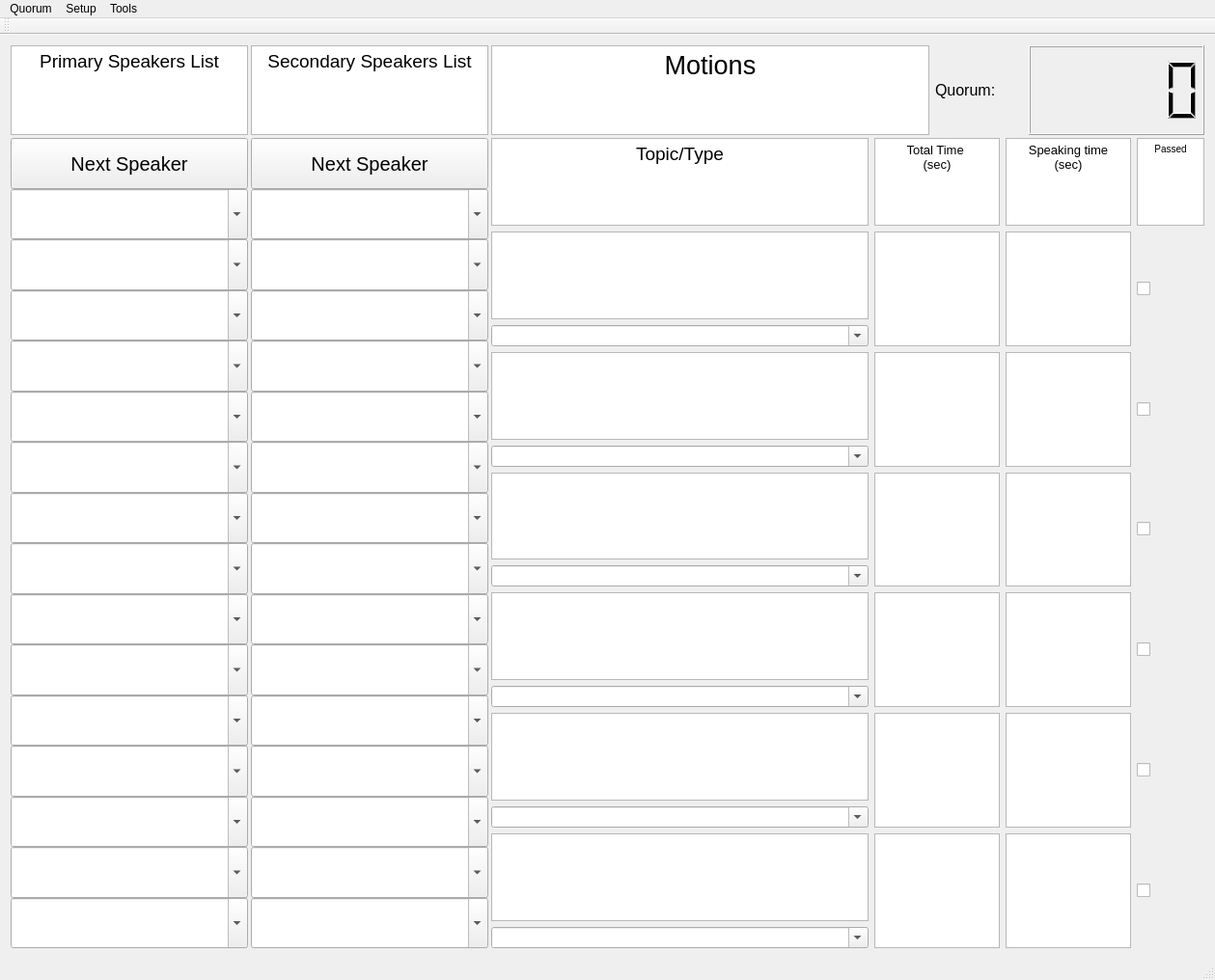
<?xml version="1.0" encoding="UTF-8"?>
<ui version="4.0">
 <class>MainWindow</class>
 <widget class="QMainWindow" name="MainWindow">
  <property name="geometry">
   <rect>
    <x>0</x>
    <y>0</y>
    <width>1259</width>
    <height>1016</height>
   </rect>
  </property>
  <property name="windowTitle">
   <string>MainWindow</string>
  </property>
  <widget class="QWidget" name="centralWidget">
   <layout class="QGridLayout" name="gridLayout_2">
    <item row="0" column="0">
     <layout class="QGridLayout" name="gridLayout" rowstretch="1,9" columnstretch="1,1,0,0,3">
      <property name="spacing">
       <number>3</number>
      </property>
      <item row="0" column="0">
       <widget class="QTextBrowser" name="textBrowser">
        <property name="html">
         <string>&lt;!DOCTYPE HTML PUBLIC &quot;-//W3C//DTD HTML 4.0//EN&quot; &quot;http://www.w3.org/TR/REC-html40/strict.dtd&quot;&gt;
&lt;html&gt;&lt;head&gt;&lt;meta name=&quot;qrichtext&quot; content=&quot;1&quot; /&gt;&lt;style type=&quot;text/css&quot;&gt;
p, li { white-space: pre-wrap; }
&lt;/style&gt;&lt;/head&gt;&lt;body style=&quot; font-family:'MS Shell Dlg 2'; font-size:7.8pt; font-weight:400; font-style:normal;&quot;&gt;
&lt;p align=&quot;center&quot; style=&quot; margin-top:0px; margin-bottom:0px; margin-left:0px; margin-right:0px; -qt-block-indent:0; text-indent:0px;&quot;&gt;&lt;span style=&quot; font-size:14pt;&quot;&gt;Primary Speakers List&lt;/span&gt;&lt;/p&gt;&lt;/body&gt;&lt;/html&gt;</string>
        </property>
       </widget>
      </item>
      <item row="0" column="1">
       <widget class="QTextBrowser" name="textBrowser_2">
        <property name="sizeAdjustPolicy">
         <enum>QAbstractScrollArea::AdjustIgnored</enum>
        </property>
        <property name="html">
         <string>&lt;!DOCTYPE HTML PUBLIC &quot;-//W3C//DTD HTML 4.0//EN&quot; &quot;http://www.w3.org/TR/REC-html40/strict.dtd&quot;&gt;
&lt;html&gt;&lt;head&gt;&lt;meta name=&quot;qrichtext&quot; content=&quot;1&quot; /&gt;&lt;style type=&quot;text/css&quot;&gt;
p, li { white-space: pre-wrap; }
&lt;/style&gt;&lt;/head&gt;&lt;body style=&quot; font-family:'MS Shell Dlg 2'; font-size:7.8pt; font-weight:400; font-style:normal;&quot;&gt;
&lt;p align=&quot;center&quot; style=&quot; margin-top:0px; margin-bottom:0px; margin-left:0px; margin-right:0px; -qt-block-indent:0; text-indent:0px;&quot;&gt;&lt;span style=&quot; font-size:14pt;&quot;&gt;Secondary Speakers List&lt;/span&gt;&lt;/p&gt;&lt;/body&gt;&lt;/html&gt;</string>
        </property>
       </widget>
      </item>
      <item row="1" column="4">
       <layout class="QGridLayout" name="gridLayout_3" columnstretch="6,2,2,1">
        <item row="5" column="3">
         <widget class="QCheckBox" name="checkBox_5">
          <property name="text">
           <string/>
          </property>
         </widget>
        </item>
        <item row="0" column="3">
         <widget class="QTextBrowser" name="textBrowser_7">
          <property name="html">
           <string>&lt;!DOCTYPE HTML PUBLIC &quot;-//W3C//DTD HTML 4.0//EN&quot; &quot;http://www.w3.org/TR/REC-html40/strict.dtd&quot;&gt;
&lt;html&gt;&lt;head&gt;&lt;meta name=&quot;qrichtext&quot; content=&quot;1&quot; /&gt;&lt;style type=&quot;text/css&quot;&gt;
p, li { white-space: pre-wrap; }
&lt;/style&gt;&lt;/head&gt;&lt;body style=&quot; font-family:'MS Shell Dlg 2'; font-size:7.8pt; font-weight:400; font-style:normal;&quot;&gt;
&lt;p align=&quot;center&quot; style=&quot; margin-top:0px; margin-bottom:0px; margin-left:0px; margin-right:0px; -qt-block-indent:0; text-indent:0px;&quot;&gt;Passed&lt;/p&gt;&lt;/body&gt;&lt;/html&gt;</string>
          </property>
         </widget>
        </item>
        <item row="2" column="1">
         <widget class="QTextEdit" name="textEdit_7">
          <property name="font">
           <font>
            <pointsize>20</pointsize>
           </font>
          </property>
         </widget>
        </item>
        <item row="1" column="2">
         <widget class="QTextEdit" name="textEdit_5">
          <property name="font">
           <font>
            <pointsize>20</pointsize>
           </font>
          </property>
         </widget>
        </item>
        <item row="3" column="1">
         <widget class="QTextEdit" name="textEdit_13">
          <property name="font">
           <font>
            <pointsize>20</pointsize>
           </font>
          </property>
         </widget>
        </item>
        <item row="0" column="2">
         <widget class="QTextBrowser" name="textBrowser_6">
          <property name="html">
           <string>&lt;!DOCTYPE HTML PUBLIC &quot;-//W3C//DTD HTML 4.0//EN&quot; &quot;http://www.w3.org/TR/REC-html40/strict.dtd&quot;&gt;
&lt;html&gt;&lt;head&gt;&lt;meta name=&quot;qrichtext&quot; content=&quot;1&quot; /&gt;&lt;style type=&quot;text/css&quot;&gt;
p, li { white-space: pre-wrap; }
&lt;/style&gt;&lt;/head&gt;&lt;body style=&quot; font-family:'MS Shell Dlg 2'; font-size:7.8pt; font-weight:400; font-style:normal;&quot;&gt;
&lt;p align=&quot;center&quot; style=&quot; margin-top:0px; margin-bottom:0px; margin-left:0px; margin-right:0px; -qt-block-indent:0; text-indent:0px;&quot;&gt;&lt;span style=&quot; font-size:10pt;&quot;&gt;Speaking time&lt;/span&gt;&lt;/p&gt;
&lt;p align=&quot;center&quot; style=&quot; margin-top:0px; margin-bottom:0px; margin-left:0px; margin-right:0px; -qt-block-indent:0; text-indent:0px;&quot;&gt;&lt;span style=&quot; font-size:10pt;&quot;&gt;(sec)&lt;/span&gt;&lt;/p&gt;&lt;/body&gt;&lt;/html&gt;</string>
          </property>
         </widget>
        </item>
        <item row="3" column="2">
         <widget class="QTextEdit" name="textEdit_14">
          <property name="font">
           <font>
            <pointsize>20</pointsize>
           </font>
          </property>
         </widget>
        </item>
        <item row="5" column="1">
         <widget class="QTextEdit" name="textEdit_17">
          <property name="font">
           <font>
            <pointsize>20</pointsize>
           </font>
          </property>
         </widget>
        </item>
        <item row="6" column="2">
         <widget class="QTextEdit" name="textEdit_20">
          <property name="font">
           <font>
            <pointsize>20</pointsize>
           </font>
          </property>
         </widget>
        </item>
        <item row="1" column="1">
         <widget class="QTextEdit" name="textEdit_4">
          <property name="font">
           <font>
            <pointsize>20</pointsize>
           </font>
          </property>
         </widget>
        </item>
        <item row="6" column="1">
         <widget class="QTextEdit" name="textEdit_19">
          <property name="font">
           <font>
            <pointsize>20</pointsize>
           </font>
          </property>
         </widget>
        </item>
        <item row="0" column="1">
         <widget class="QTextBrowser" name="textBrowser_5">
          <property name="html">
           <string>&lt;!DOCTYPE HTML PUBLIC &quot;-//W3C//DTD HTML 4.0//EN&quot; &quot;http://www.w3.org/TR/REC-html40/strict.dtd&quot;&gt;
&lt;html&gt;&lt;head&gt;&lt;meta name=&quot;qrichtext&quot; content=&quot;1&quot; /&gt;&lt;style type=&quot;text/css&quot;&gt;
p, li { white-space: pre-wrap; }
&lt;/style&gt;&lt;/head&gt;&lt;body style=&quot; font-family:'MS Shell Dlg 2'; font-size:7.8pt; font-weight:400; font-style:normal;&quot;&gt;
&lt;p align=&quot;center&quot; style=&quot; margin-top:0px; margin-bottom:0px; margin-left:0px; margin-right:0px; -qt-block-indent:0; text-indent:0px;&quot;&gt;&lt;span style=&quot; font-size:10pt;&quot;&gt;Total Time &lt;/span&gt;&lt;/p&gt;
&lt;p align=&quot;center&quot; style=&quot; margin-top:0px; margin-bottom:0px; margin-left:0px; margin-right:0px; -qt-block-indent:0; text-indent:0px;&quot;&gt;&lt;span style=&quot; font-size:10pt;&quot;&gt;(sec)&lt;/span&gt;&lt;/p&gt;&lt;/body&gt;&lt;/html&gt;</string>
          </property>
         </widget>
        </item>
        <item row="0" column="0">
         <widget class="QTextBrowser" name="textBrowser_4">
          <property name="html">
           <string>&lt;!DOCTYPE HTML PUBLIC &quot;-//W3C//DTD HTML 4.0//EN&quot; &quot;http://www.w3.org/TR/REC-html40/strict.dtd&quot;&gt;
&lt;html&gt;&lt;head&gt;&lt;meta name=&quot;qrichtext&quot; content=&quot;1&quot; /&gt;&lt;style type=&quot;text/css&quot;&gt;
p, li { white-space: pre-wrap; }
&lt;/style&gt;&lt;/head&gt;&lt;body style=&quot; font-family:'MS Shell Dlg 2'; font-size:7.8pt; font-weight:400; font-style:normal;&quot;&gt;
&lt;p align=&quot;center&quot; style=&quot; margin-top:0px; margin-bottom:0px; margin-left:0px; margin-right:0px; -qt-block-indent:0; text-indent:0px;&quot;&gt;&lt;span style=&quot; font-size:14pt;&quot;&gt;Topic/Type&lt;/span&gt;&lt;/p&gt;
&lt;p align=&quot;center&quot; style=&quot;-qt-paragraph-type:empty; margin-top:0px; margin-bottom:0px; margin-left:0px; margin-right:0px; -qt-block-indent:0; text-indent:0px; font-size:14pt;&quot;&gt;&lt;br /&gt;&lt;/p&gt;&lt;/body&gt;&lt;/html&gt;</string>
          </property>
         </widget>
        </item>
        <item row="4" column="2">
         <widget class="QTextEdit" name="textEdit_16">
          <property name="font">
           <font>
            <pointsize>20</pointsize>
           </font>
          </property>
         </widget>
        </item>
        <item row="5" column="2">
         <widget class="QTextEdit" name="textEdit_18">
          <property name="font">
           <font>
            <pointsize>20</pointsize>
           </font>
          </property>
         </widget>
        </item>
        <item row="4" column="1">
         <widget class="QTextEdit" name="textEdit_15">
          <property name="font">
           <font>
            <pointsize>20</pointsize>
           </font>
          </property>
         </widget>
        </item>
        <item row="1" column="3">
         <widget class="QCheckBox" name="checkBox">
          <property name="styleSheet">
           <string notr="true">QCheckBox::indicator:checked:hover
  {
    image: url(:/Images/checked active.png);
  }
  QCheckBox::indicator:unchecked:hover
  {
    image: url(:/Images/unchecked active.png);
  }
  QCheckBox::indicator:checked:pressed
  {
    image: url(:/Images/checked active.png);
  }
  QCheckBox::indicator:unchecked:pressed
  {
    image: url(:/Images/unchecked active.png);
  }
  QCheckBox::indicator:checked:disabled
  {
    image: url(:/Images/checked.png);
  }
 QCheckBox::indicator:unchecked:disabled
  {
    image: url(:/Images/unchecked.png);
  }</string>
          </property>
          <property name="text">
           <string notr="true"/>
          </property>
          <property name="icon">
           <iconset resource="resources.qrc">
            <normaloff>:/Images/blue.png</normaloff>
            <normalon>:/Images/checked active.png</normalon>
            <disabledoff>../../../Pictures/Flight Simulator X Files/2017-12-21_15-6-39-38.BMP</disabledoff>
            <disabledon>:/Images/checked.png</disabledon>
            <activeoff>../unchecked active.png</activeoff>
            <activeon>../checked active.png</activeon>
            <selectedoff>:/Images/unchecked active.png</selectedoff>
            <selectedon>:/Images/checked active.png</selectedon>:/Images/blue.png</iconset>
          </property>
          <property name="iconSize">
           <size>
            <width>1</width>
            <height>1</height>
           </size>
          </property>
         </widget>
        </item>
        <item row="4" column="3">
         <widget class="QCheckBox" name="checkBox_4">
          <property name="text">
           <string/>
          </property>
         </widget>
        </item>
        <item row="2" column="3">
         <widget class="QCheckBox" name="checkBox_2">
          <property name="text">
           <string/>
          </property>
         </widget>
        </item>
        <item row="6" column="3">
         <widget class="QCheckBox" name="checkBox_6">
          <property name="text">
           <string/>
          </property>
         </widget>
        </item>
        <item row="3" column="3">
         <widget class="QCheckBox" name="checkBox_3">
          <property name="text">
           <string/>
          </property>
         </widget>
        </item>
        <item row="2" column="2">
         <widget class="QTextEdit" name="textEdit_8">
          <property name="font">
           <font>
            <pointsize>20</pointsize>
           </font>
          </property>
         </widget>
        </item>
        <item row="1" column="0">
         <layout class="QVBoxLayout" name="verticalLayout_3">
          <item>
           <widget class="QTextEdit" name="textEdit">
            <property name="font">
             <font>
              <pointsize>12</pointsize>
             </font>
            </property>
           </widget>
          </item>
          <item>
           <widget class="QComboBox" name="comboBox_31">
            <property name="sizePolicy">
             <sizepolicy hsizetype="Preferred" vsizetype="Minimum">
              <horstretch>0</horstretch>
              <verstretch>0</verstretch>
             </sizepolicy>
            </property>
            <property name="editable">
             <bool>true</bool>
            </property>
           </widget>
          </item>
         </layout>
        </item>
        <item row="2" column="0">
         <layout class="QVBoxLayout" name="verticalLayout_4">
          <item>
           <widget class="QTextEdit" name="textEdit_2">
            <property name="font">
             <font>
              <pointsize>12</pointsize>
             </font>
            </property>
           </widget>
          </item>
          <item>
           <widget class="QComboBox" name="comboBox_35">
            <property name="sizePolicy">
             <sizepolicy hsizetype="Preferred" vsizetype="Minimum">
              <horstretch>0</horstretch>
              <verstretch>0</verstretch>
             </sizepolicy>
            </property>
            <property name="editable">
             <bool>true</bool>
            </property>
           </widget>
          </item>
         </layout>
        </item>
        <item row="3" column="0">
         <layout class="QVBoxLayout" name="verticalLayout_5" stretch="0,0">
          <item>
           <widget class="QTextEdit" name="textEdit_3">
            <property name="font">
             <font>
              <pointsize>12</pointsize>
             </font>
            </property>
           </widget>
          </item>
          <item>
           <widget class="QComboBox" name="comboBox_34">
            <property name="sizePolicy">
             <sizepolicy hsizetype="Preferred" vsizetype="Minimum">
              <horstretch>0</horstretch>
              <verstretch>0</verstretch>
             </sizepolicy>
            </property>
            <property name="editable">
             <bool>true</bool>
            </property>
           </widget>
          </item>
         </layout>
        </item>
        <item row="4" column="0">
         <layout class="QVBoxLayout" name="verticalLayout_6">
          <item>
           <widget class="QTextEdit" name="textEdit_6">
            <property name="font">
             <font>
              <pointsize>12</pointsize>
             </font>
            </property>
           </widget>
          </item>
          <item>
           <widget class="QComboBox" name="comboBox_36">
            <property name="sizePolicy">
             <sizepolicy hsizetype="Preferred" vsizetype="Minimum">
              <horstretch>0</horstretch>
              <verstretch>0</verstretch>
             </sizepolicy>
            </property>
            <property name="editable">
             <bool>true</bool>
            </property>
           </widget>
          </item>
         </layout>
        </item>
        <item row="5" column="0">
         <layout class="QVBoxLayout" name="verticalLayout_7">
          <item>
           <widget class="QTextEdit" name="textEdit_9">
            <property name="font">
             <font>
              <pointsize>12</pointsize>
             </font>
            </property>
           </widget>
          </item>
          <item>
           <widget class="QComboBox" name="comboBox_33">
            <property name="sizePolicy">
             <sizepolicy hsizetype="Preferred" vsizetype="Minimum">
              <horstretch>0</horstretch>
              <verstretch>0</verstretch>
             </sizepolicy>
            </property>
            <property name="editable">
             <bool>true</bool>
            </property>
           </widget>
          </item>
         </layout>
        </item>
        <item row="6" column="0">
         <layout class="QVBoxLayout" name="verticalLayout_8">
          <item>
           <widget class="QTextEdit" name="textEdit_10">
            <property name="font">
             <font>
              <pointsize>12</pointsize>
             </font>
            </property>
           </widget>
          </item>
          <item>
           <widget class="QComboBox" name="comboBox_32">
            <property name="sizePolicy">
             <sizepolicy hsizetype="Preferred" vsizetype="Minimum">
              <horstretch>0</horstretch>
              <verstretch>0</verstretch>
             </sizepolicy>
            </property>
            <property name="editable">
             <bool>true</bool>
            </property>
           </widget>
          </item>
         </layout>
        </item>
       </layout>
      </item>
      <item row="1" column="0">
       <layout class="QVBoxLayout" name="verticalLayout" stretch="1,1,1,1,1,1,1,1,1,1,1,1,1,1,1,1">
        <property name="spacing">
         <number>0</number>
        </property>
        <item>
         <widget class="QPushButton" name="pushButton">
          <property name="sizePolicy">
           <sizepolicy hsizetype="Minimum" vsizetype="Minimum">
            <horstretch>0</horstretch>
            <verstretch>0</verstretch>
           </sizepolicy>
          </property>
          <property name="font">
           <font>
            <pointsize>15</pointsize>
           </font>
          </property>
          <property name="text">
           <string>Next Speaker</string>
          </property>
         </widget>
        </item>
        <item>
         <widget class="QComboBox" name="comboBox_8">
          <property name="sizePolicy">
           <sizepolicy hsizetype="Preferred" vsizetype="Minimum">
            <horstretch>0</horstretch>
            <verstretch>0</verstretch>
           </sizepolicy>
          </property>
          <property name="font">
           <font>
            <pointsize>15</pointsize>
           </font>
          </property>
          <property name="editable">
           <bool>true</bool>
          </property>
         </widget>
        </item>
        <item>
         <widget class="QComboBox" name="comboBox_14">
          <property name="sizePolicy">
           <sizepolicy hsizetype="Preferred" vsizetype="Minimum">
            <horstretch>0</horstretch>
            <verstretch>0</verstretch>
           </sizepolicy>
          </property>
          <property name="font">
           <font>
            <pointsize>15</pointsize>
           </font>
          </property>
          <property name="editable">
           <bool>true</bool>
          </property>
         </widget>
        </item>
        <item>
         <widget class="QComboBox" name="comboBox_13">
          <property name="sizePolicy">
           <sizepolicy hsizetype="Preferred" vsizetype="Minimum">
            <horstretch>0</horstretch>
            <verstretch>0</verstretch>
           </sizepolicy>
          </property>
          <property name="font">
           <font>
            <pointsize>15</pointsize>
           </font>
          </property>
          <property name="editable">
           <bool>true</bool>
          </property>
         </widget>
        </item>
        <item>
         <widget class="QComboBox" name="comboBox_15">
          <property name="sizePolicy">
           <sizepolicy hsizetype="Preferred" vsizetype="Minimum">
            <horstretch>0</horstretch>
            <verstretch>0</verstretch>
           </sizepolicy>
          </property>
          <property name="font">
           <font>
            <pointsize>15</pointsize>
           </font>
          </property>
          <property name="editable">
           <bool>true</bool>
          </property>
         </widget>
        </item>
        <item>
         <widget class="QComboBox" name="comboBox_12">
          <property name="sizePolicy">
           <sizepolicy hsizetype="Preferred" vsizetype="Minimum">
            <horstretch>0</horstretch>
            <verstretch>0</verstretch>
           </sizepolicy>
          </property>
          <property name="font">
           <font>
            <pointsize>15</pointsize>
           </font>
          </property>
          <property name="editable">
           <bool>true</bool>
          </property>
         </widget>
        </item>
        <item>
         <widget class="QComboBox" name="comboBox_11">
          <property name="sizePolicy">
           <sizepolicy hsizetype="Preferred" vsizetype="Minimum">
            <horstretch>0</horstretch>
            <verstretch>0</verstretch>
           </sizepolicy>
          </property>
          <property name="font">
           <font>
            <pointsize>15</pointsize>
           </font>
          </property>
          <property name="editable">
           <bool>true</bool>
          </property>
         </widget>
        </item>
        <item>
         <widget class="QComboBox" name="comboBox_10">
          <property name="sizePolicy">
           <sizepolicy hsizetype="Preferred" vsizetype="Minimum">
            <horstretch>0</horstretch>
            <verstretch>0</verstretch>
           </sizepolicy>
          </property>
          <property name="font">
           <font>
            <pointsize>15</pointsize>
           </font>
          </property>
          <property name="editable">
           <bool>true</bool>
          </property>
         </widget>
        </item>
        <item>
         <widget class="QComboBox" name="comboBox_9">
          <property name="sizePolicy">
           <sizepolicy hsizetype="Preferred" vsizetype="Minimum">
            <horstretch>0</horstretch>
            <verstretch>0</verstretch>
           </sizepolicy>
          </property>
          <property name="font">
           <font>
            <pointsize>15</pointsize>
           </font>
          </property>
          <property name="editable">
           <bool>true</bool>
          </property>
         </widget>
        </item>
        <item>
         <widget class="QComboBox" name="comboBox_7">
          <property name="sizePolicy">
           <sizepolicy hsizetype="Preferred" vsizetype="Minimum">
            <horstretch>0</horstretch>
            <verstretch>0</verstretch>
           </sizepolicy>
          </property>
          <property name="font">
           <font>
            <pointsize>15</pointsize>
           </font>
          </property>
          <property name="editable">
           <bool>true</bool>
          </property>
         </widget>
        </item>
        <item>
         <widget class="QComboBox" name="comboBox_6">
          <property name="sizePolicy">
           <sizepolicy hsizetype="Preferred" vsizetype="Minimum">
            <horstretch>0</horstretch>
            <verstretch>0</verstretch>
           </sizepolicy>
          </property>
          <property name="font">
           <font>
            <pointsize>15</pointsize>
           </font>
          </property>
          <property name="editable">
           <bool>true</bool>
          </property>
         </widget>
        </item>
        <item>
         <widget class="QComboBox" name="comboBox_5">
          <property name="sizePolicy">
           <sizepolicy hsizetype="Preferred" vsizetype="Minimum">
            <horstretch>0</horstretch>
            <verstretch>0</verstretch>
           </sizepolicy>
          </property>
          <property name="font">
           <font>
            <pointsize>15</pointsize>
           </font>
          </property>
          <property name="editable">
           <bool>true</bool>
          </property>
         </widget>
        </item>
        <item>
         <widget class="QComboBox" name="comboBox_4">
          <property name="sizePolicy">
           <sizepolicy hsizetype="Preferred" vsizetype="Minimum">
            <horstretch>0</horstretch>
            <verstretch>0</verstretch>
           </sizepolicy>
          </property>
          <property name="font">
           <font>
            <pointsize>15</pointsize>
           </font>
          </property>
          <property name="editable">
           <bool>true</bool>
          </property>
         </widget>
        </item>
        <item>
         <widget class="QComboBox" name="comboBox_2">
          <property name="sizePolicy">
           <sizepolicy hsizetype="Preferred" vsizetype="Minimum">
            <horstretch>0</horstretch>
            <verstretch>0</verstretch>
           </sizepolicy>
          </property>
          <property name="font">
           <font>
            <pointsize>15</pointsize>
           </font>
          </property>
          <property name="editable">
           <bool>true</bool>
          </property>
         </widget>
        </item>
        <item>
         <widget class="QComboBox" name="comboBox_3">
          <property name="sizePolicy">
           <sizepolicy hsizetype="Preferred" vsizetype="Minimum">
            <horstretch>0</horstretch>
            <verstretch>0</verstretch>
           </sizepolicy>
          </property>
          <property name="font">
           <font>
            <pointsize>15</pointsize>
           </font>
          </property>
          <property name="editable">
           <bool>true</bool>
          </property>
         </widget>
        </item>
        <item>
         <widget class="QComboBox" name="comboBox">
          <property name="sizePolicy">
           <sizepolicy hsizetype="Preferred" vsizetype="Minimum">
            <horstretch>0</horstretch>
            <verstretch>0</verstretch>
           </sizepolicy>
          </property>
          <property name="font">
           <font>
            <pointsize>15</pointsize>
           </font>
          </property>
          <property name="editable">
           <bool>true</bool>
          </property>
         </widget>
        </item>
       </layout>
      </item>
      <item row="1" column="1">
       <layout class="QVBoxLayout" name="verticalLayout_2">
        <property name="spacing">
         <number>0</number>
        </property>
        <item>
         <widget class="QPushButton" name="pushButton_2">
          <property name="sizePolicy">
           <sizepolicy hsizetype="Minimum" vsizetype="Minimum">
            <horstretch>0</horstretch>
            <verstretch>0</verstretch>
           </sizepolicy>
          </property>
          <property name="font">
           <font>
            <pointsize>15</pointsize>
           </font>
          </property>
          <property name="text">
           <string>Next Speaker</string>
          </property>
         </widget>
        </item>
        <item>
         <widget class="QComboBox" name="comboBox_24">
          <property name="sizePolicy">
           <sizepolicy hsizetype="Preferred" vsizetype="Minimum">
            <horstretch>0</horstretch>
            <verstretch>0</verstretch>
           </sizepolicy>
          </property>
          <property name="font">
           <font>
            <pointsize>15</pointsize>
           </font>
          </property>
          <property name="editable">
           <bool>true</bool>
          </property>
         </widget>
        </item>
        <item>
         <widget class="QComboBox" name="comboBox_27">
          <property name="sizePolicy">
           <sizepolicy hsizetype="Preferred" vsizetype="Minimum">
            <horstretch>0</horstretch>
            <verstretch>0</verstretch>
           </sizepolicy>
          </property>
          <property name="font">
           <font>
            <pointsize>15</pointsize>
           </font>
          </property>
          <property name="editable">
           <bool>true</bool>
          </property>
         </widget>
        </item>
        <item>
         <widget class="QComboBox" name="comboBox_28">
          <property name="sizePolicy">
           <sizepolicy hsizetype="Preferred" vsizetype="Minimum">
            <horstretch>0</horstretch>
            <verstretch>0</verstretch>
           </sizepolicy>
          </property>
          <property name="font">
           <font>
            <pointsize>15</pointsize>
           </font>
          </property>
          <property name="editable">
           <bool>true</bool>
          </property>
         </widget>
        </item>
        <item>
         <widget class="QComboBox" name="comboBox_30">
          <property name="sizePolicy">
           <sizepolicy hsizetype="Preferred" vsizetype="Minimum">
            <horstretch>0</horstretch>
            <verstretch>0</verstretch>
           </sizepolicy>
          </property>
          <property name="font">
           <font>
            <pointsize>15</pointsize>
           </font>
          </property>
          <property name="editable">
           <bool>true</bool>
          </property>
         </widget>
        </item>
        <item>
         <widget class="QComboBox" name="comboBox_29">
          <property name="sizePolicy">
           <sizepolicy hsizetype="Preferred" vsizetype="Minimum">
            <horstretch>0</horstretch>
            <verstretch>0</verstretch>
           </sizepolicy>
          </property>
          <property name="font">
           <font>
            <pointsize>15</pointsize>
           </font>
          </property>
          <property name="editable">
           <bool>true</bool>
          </property>
         </widget>
        </item>
        <item>
         <widget class="QComboBox" name="comboBox_26">
          <property name="sizePolicy">
           <sizepolicy hsizetype="Preferred" vsizetype="Minimum">
            <horstretch>0</horstretch>
            <verstretch>0</verstretch>
           </sizepolicy>
          </property>
          <property name="font">
           <font>
            <pointsize>15</pointsize>
           </font>
          </property>
          <property name="editable">
           <bool>true</bool>
          </property>
         </widget>
        </item>
        <item>
         <widget class="QComboBox" name="comboBox_25">
          <property name="sizePolicy">
           <sizepolicy hsizetype="Preferred" vsizetype="Minimum">
            <horstretch>0</horstretch>
            <verstretch>0</verstretch>
           </sizepolicy>
          </property>
          <property name="font">
           <font>
            <pointsize>15</pointsize>
           </font>
          </property>
          <property name="editable">
           <bool>true</bool>
          </property>
         </widget>
        </item>
        <item>
         <widget class="QComboBox" name="comboBox_23">
          <property name="sizePolicy">
           <sizepolicy hsizetype="Preferred" vsizetype="Minimum">
            <horstretch>0</horstretch>
            <verstretch>0</verstretch>
           </sizepolicy>
          </property>
          <property name="font">
           <font>
            <pointsize>15</pointsize>
           </font>
          </property>
          <property name="editable">
           <bool>true</bool>
          </property>
         </widget>
        </item>
        <item>
         <widget class="QComboBox" name="comboBox_21">
          <property name="sizePolicy">
           <sizepolicy hsizetype="Preferred" vsizetype="Minimum">
            <horstretch>0</horstretch>
            <verstretch>0</verstretch>
           </sizepolicy>
          </property>
          <property name="font">
           <font>
            <pointsize>15</pointsize>
           </font>
          </property>
          <property name="editable">
           <bool>true</bool>
          </property>
         </widget>
        </item>
        <item>
         <widget class="QComboBox" name="comboBox_22">
          <property name="sizePolicy">
           <sizepolicy hsizetype="Preferred" vsizetype="Minimum">
            <horstretch>0</horstretch>
            <verstretch>0</verstretch>
           </sizepolicy>
          </property>
          <property name="font">
           <font>
            <pointsize>15</pointsize>
           </font>
          </property>
          <property name="editable">
           <bool>true</bool>
          </property>
         </widget>
        </item>
        <item>
         <widget class="QComboBox" name="comboBox_20">
          <property name="sizePolicy">
           <sizepolicy hsizetype="Preferred" vsizetype="Minimum">
            <horstretch>0</horstretch>
            <verstretch>0</verstretch>
           </sizepolicy>
          </property>
          <property name="font">
           <font>
            <pointsize>15</pointsize>
           </font>
          </property>
          <property name="editable">
           <bool>true</bool>
          </property>
         </widget>
        </item>
        <item>
         <widget class="QComboBox" name="comboBox_19">
          <property name="sizePolicy">
           <sizepolicy hsizetype="Preferred" vsizetype="Minimum">
            <horstretch>0</horstretch>
            <verstretch>0</verstretch>
           </sizepolicy>
          </property>
          <property name="font">
           <font>
            <pointsize>15</pointsize>
           </font>
          </property>
          <property name="editable">
           <bool>true</bool>
          </property>
         </widget>
        </item>
        <item>
         <widget class="QComboBox" name="comboBox_18">
          <property name="sizePolicy">
           <sizepolicy hsizetype="Preferred" vsizetype="Minimum">
            <horstretch>0</horstretch>
            <verstretch>0</verstretch>
           </sizepolicy>
          </property>
          <property name="font">
           <font>
            <pointsize>15</pointsize>
           </font>
          </property>
          <property name="editable">
           <bool>true</bool>
          </property>
         </widget>
        </item>
        <item>
         <widget class="QComboBox" name="comboBox_17">
          <property name="sizePolicy">
           <sizepolicy hsizetype="Preferred" vsizetype="Minimum">
            <horstretch>0</horstretch>
            <verstretch>0</verstretch>
           </sizepolicy>
          </property>
          <property name="font">
           <font>
            <pointsize>15</pointsize>
           </font>
          </property>
          <property name="editable">
           <bool>true</bool>
          </property>
         </widget>
        </item>
        <item>
         <widget class="QComboBox" name="comboBox_16">
          <property name="sizePolicy">
           <sizepolicy hsizetype="Preferred" vsizetype="Minimum">
            <horstretch>0</horstretch>
            <verstretch>0</verstretch>
           </sizepolicy>
          </property>
          <property name="font">
           <font>
            <pointsize>15</pointsize>
           </font>
          </property>
          <property name="editable">
           <bool>true</bool>
          </property>
         </widget>
        </item>
       </layout>
      </item>
      <item row="0" column="4">
       <layout class="QHBoxLayout" name="horizontalLayout" stretch="5,1,2">
        <item>
         <widget class="QTextBrowser" name="textBrowser_3">
          <property name="html">
           <string>&lt;!DOCTYPE HTML PUBLIC &quot;-//W3C//DTD HTML 4.0//EN&quot; &quot;http://www.w3.org/TR/REC-html40/strict.dtd&quot;&gt;
&lt;html&gt;&lt;head&gt;&lt;meta name=&quot;qrichtext&quot; content=&quot;1&quot; /&gt;&lt;style type=&quot;text/css&quot;&gt;
p, li { white-space: pre-wrap; }
&lt;/style&gt;&lt;/head&gt;&lt;body style=&quot; font-family:'MS Shell Dlg 2'; font-size:7.8pt; font-weight:400; font-style:normal;&quot;&gt;
&lt;p align=&quot;center&quot; style=&quot; margin-top:0px; margin-bottom:0px; margin-left:0px; margin-right:0px; -qt-block-indent:0; text-indent:0px;&quot;&gt;&lt;span style=&quot; font-size:20pt;&quot;&gt;Motions&lt;/span&gt;&lt;/p&gt;&lt;/body&gt;&lt;/html&gt;</string>
          </property>
         </widget>
        </item>
        <item>
         <widget class="QLabel" name="label">
          <property name="font">
           <font>
            <pointsize>12</pointsize>
           </font>
          </property>
          <property name="text">
           <string>Quorum:</string>
          </property>
         </widget>
        </item>
        <item>
         <widget class="QLCDNumber" name="lcdNumber"/>
        </item>
       </layout>
      </item>
     </layout>
    </item>
   </layout>
  </widget>
  <widget class="QMenuBar" name="menuBar">
   <property name="geometry">
    <rect>
     <x>0</x>
     <y>0</y>
     <width>1259</width>
     <height>26</height>
    </rect>
   </property>
   <widget class="QMenu" name="menuQuorum">
    <property name="title">
     <string>Quorum</string>
    </property>
    <addaction name="actionRoll_Call"/>
    <addaction name="actionView_Speaking_Times"/>
   </widget>
   <widget class="QMenu" name="menuSetup">
    <property name="title">
     <string>Setup</string>
    </property>
    <addaction name="actionSetup_Delegates"/>
    <addaction name="actionClear_Speakers_Lists"/>
    <addaction name="actionClear_Motions"/>
    <addaction name="actionClear_Speaking_Times"/>
   </widget>
   <widget class="QMenu" name="menuSettings">
    <property name="title">
     <string>Tools</string>
    </property>
    <addaction name="actionSettings"/>
   </widget>
   <addaction name="menuQuorum"/>
   <addaction name="menuSetup"/>
   <addaction name="menuSettings"/>
  </widget>
  <widget class="QStatusBar" name="statusBar"/>
  <widget class="QToolBar" name="mainToolBar">
   <attribute name="toolBarArea">
    <enum>TopToolBarArea</enum>
   </attribute>
   <attribute name="toolBarBreak">
    <bool>false</bool>
   </attribute>
  </widget>
  <action name="actionRoll_Call">
   <property name="text">
    <string>Roll Call</string>
   </property>
  </action>
  <action name="actionReset_Countries">
   <property name="text">
    <string>Reset Countries</string>
   </property>
  </action>
  <action name="actionSetup_Delegates">
   <property name="text">
    <string>Setup Delegates</string>
   </property>
  </action>
  <action name="actionClear_Speakers_Lists">
   <property name="text">
    <string>Clear Speakers Lists</string>
   </property>
  </action>
  <action name="actionClear_Motions">
   <property name="text">
    <string>Clear Motions</string>
   </property>
  </action>
  <action name="actionClear_Speaking_Times">
   <property name="text">
    <string>Clear Speaking Times</string>
   </property>
  </action>
  <action name="actionSettings">
   <property name="text">
    <string>Settings</string>
   </property>
  </action>
  <action name="actionView_Speaking_Times">
   <property name="text">
    <string>View Speaking Times</string>
   </property>
  </action>
 </widget>
 <layoutdefault spacing="6" margin="11"/>
 <resources>
  <include location="resources.qrc"/>
 </resources>
 <connections/>
</ui>
